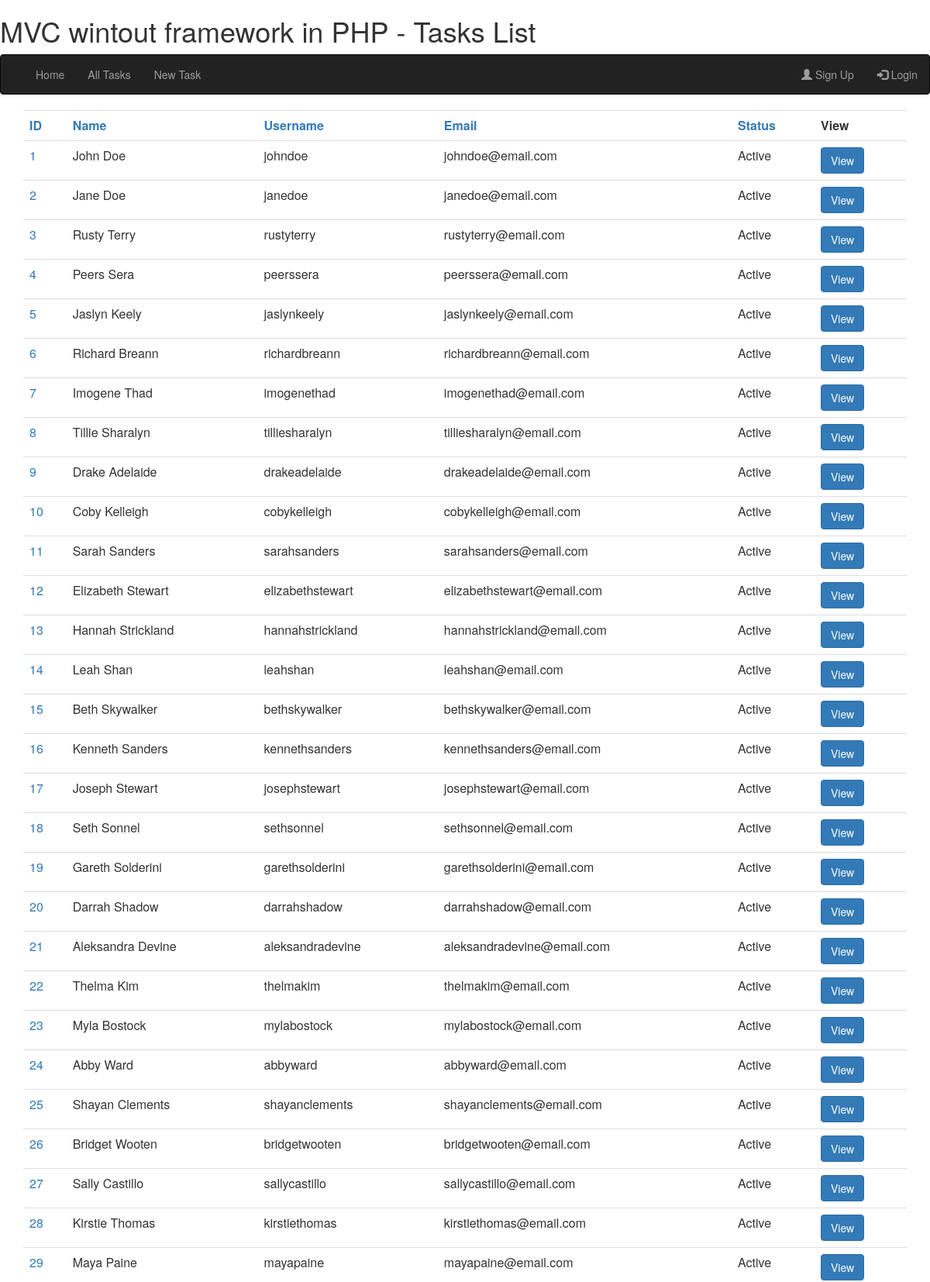
The page /tasks (upper part) on the database its author committed.
### tables this page shows
CREATE TABLE IF NOT EXISTS `tasks` (
  `id` int(11) NOT NULL AUTO_INCREMENT,
  `name` varchar(255) NOT NULL,
  `username` varchar(255) DEFAULT NULL,
  `email` varchar(255) NOT NULL,
  `task` mediumtext NOT NULL,
  `status` int(11) NOT NULL DEFAULT '0',
  PRIMARY KEY (`id`),
  KEY `name` (`name`)
);

### app/app.php (called while the page is built, shortened)
<?PHP
$url = $_SERVER['PHP_SELF'];
$url = str_replace('index.php','',$url);
$request = $_SERVER['REQUEST_URI'];
$request = str_replace($url,'/',$request);
require '../config.php';
require "../routes/route.php";

### www/index.php (called while the page is built, shortened)
<?php
require "../app/app.php";
?>

### config.php (called while the page is built, shortened)
<?php
$site_title = "MVC wintout framework in PHP";
$dbconfig['server'] = "localhost";
$dbconfig['name'] = "database";
$dbconfig['username'] = "username";
$dbconfig['password'] = "password";
$dbconfig['charset'] = "utf8";

### model/database.php (called while the page is built, shortened)
<?php
class DB
{
    private $pdo = null;
    public function __construct()
    {
        global $dbconfig;
        try {
            $this->pdo = new PDO(
                "mysql:host=" . $dbconfig['server'] . ";dbname=" . $dbconfig['name'] . ";charset=" . $dbconfig['charset'], $dbconfig['username'], $dbconfig['password'],
                [
                    PDO::ATTR_ERRMODE => PDO::ERRMODE_EXCEPTION,
                    PDO::ATTR_DEFAULT_FETCH_MODE => PDO::FETCH_ASSOC,
                    PDO::ATTR_EMULATE_PREPARES => false,
                ]
            );
        } catch (Exception $ex) {die($ex->getMessage());}
    }
    public function select($sql, $cond = null)
    {
        $result = false;
        try {
            $this->stmt = $this->pdo->prepare($sql);
            $this->stmt->execute($cond);
            $result = $this->stmt->fetchAll();
        } catch (Exception $ex) {die($ex->getMessage());}
        return $result;
    }
}

### controller/tasks.php (called while the page is built, shortened)
<?php
class Tasks extends DB
{
    public function getall()
    {
        global $get_order;
        if (isset($get_order['sort'])) {
            return $this->select("SELECT * FROM `tasks` order by " . $get_order['sort']);
        } else {
            return $this->select("SELECT * FROM `tasks`");
        }
    }
}

### views/tasks.php (the view, shortened to what this page needs)
<?php
$page_title = "Tasks List";
require "layout/header.php";
?>
<div class="container">
<table class="table table-hover">
<tr>
<th><a href="tasks?sort=id">ID</a></th>
<th><a href="tasks?sort=name">Name</a></th>
<th><a href="tasks?sort=username">Username</a></th>
<th><a href="tasks?sort=email">Email</a></th>
<th><a href="tasks?sort=status">Status</a></th>
<th>View</th>
</tr>
<?php
require "../model/database.php";
require "../controller/tasks.php";
$tasks = new Tasks();
foreach ($tasks->getall() as $u) {
    echo "<tr>";
    echo "<td><a href='task?id=" . $u['id'] . "'> " . $u['id'] . "</td>";
    echo "<td>" . $u['name'] . "</td>";
    echo "<td>" . $u['username'] . "</td>";
    echo "<td>" . $u['email'] . "</td>";
    if($u['status'] == 0) {
        echo "<td> Active </td>";
    } else {
        echo "<td>Not Active </td>";
    }
    echo "<td><a class='btn btn-primary' href='task?id=" . $u['id'] . "'> View </a>";
    echo "</td></tr>";
}
?>
</table>
</div>
<?php
require "layout/footer.php";
?>

### routes/route.php (shortened to what this page needs)
<?php
switch ($request) {
    case '/tasks' :
        require  '../views/tasks.php';
        break;
}

### views/layout/header.php (shortened to what this page needs)
<!DOCTYPE htm>
<html>
<head>
<link rel="stylesheet" href="https://maxcdn.bootstrapcdn.com/bootstrap/3.4.0/css/bootstrap.min.css">
</head>
<body>
<h1><?php echo $site_title. ' - '. $page_title ; ?></h1>
<nav class="navbar navbar-inverse">
  <div class="container-fluid">
    <div class="navbar-header">
      <a class="navbar-brand" href="#"></a>
    </div>
    <ul class="nav navbar-nav">
      <li><a href="./">Home</a></li>
      <li><a href="tasks">All Tasks</a></li>
      <li><a href="newtask">New Task</a></li>
    </ul>
    <ul class="nav navbar-nav navbar-right">
    <?php
    if(isset($_SESSION["loggedin"]) && $_SESSION["loggedin"] === true) {
      $loggedin = true;
      echo '<li><a href="logout"><span class="glyphicon glyphicon-user"></span> logout</a></li>';
    } else {
      echo '<li><a href="#"><span class="glyphicon glyphicon-user"></span> Sign Up</a></li>';
      echo '<li><a href="login"><span class="glyphicon glyphicon-log-in"></span> Login</a></li>';
    }
    ?>
    </ul>
  </div>
</nav>

### views/layout/footer.php (shortened to what this page needs)
</body>
</html>

### rows shown on the page
tasks: id "1", name "John Doe", username "johndoe", email "johndoe@email.com", status "Active"
tasks: id "2", name "Jane Doe", username "janedoe", email "janedoe@email.com", status "Active"
tasks: id "3", name "Rusty Terry", username "rustyterry", email "rustyterry@email.com", status "Active"
tasks: id "4", name "Peers Sera", username "peerssera", email "peerssera@email.com", status "Active"
tasks: id "5", name "Jaslyn Keely", username "jaslynkeely", email "jaslynkeely@email.com", status "Active"
tasks: id "6", name "Richard Breann", username "richardbreann", email "richardbreann@email.com", status "Active"
tasks: id "7", name "Imogene Thad", username "imogenethad", email "imogenethad@email.com", status "Active"
tasks: id "8", name "Tillie Sharalyn", username "tilliesharalyn", email "tilliesharalyn@email.com", status "Active"
tasks: id "9", name "Drake Adelaide", username "drakeadelaide", email "drakeadelaide@email.com", status "Active"
tasks: id "10", name "Coby Kelleigh", username "cobykelleigh", email "cobykelleigh@email.com", status "Active"
tasks: id "11", name "Sarah Sanders", username "sarahsanders", email "sarahsanders@email.com", status "Active"
tasks: id "12", name "Elizabeth Stewart", username "elizabethstewart", email "elizabethstewart@email.com", status "Active"
tasks: id "13", name "Hannah Strickland", username "hannahstrickland", email "hannahstrickland@email.com", status "Active"
tasks: id "14", name "Leah Shan", username "leahshan", email "leahshan@email.com", status "Active"
tasks: id "15", name "Beth Skywalker", username "bethskywalker", email "bethskywalker@email.com", status "Active"
tasks: id "16", name "Kenneth Sanders", username "kennethsanders", email "kennethsanders@email.com", status "Active"
tasks: id "17", name "Joseph Stewart", username "josephstewart", email "josephstewart@email.com", status "Active"
tasks: id "18", name "Seth Sonnel", username "sethsonnel", email "sethsonnel@email.com", status "Active"
tasks: id "19", name "Gareth Solderini", username "garethsolderini", email "garethsolderini@email.com", status "Active"
tasks: id "20", name "Darrah Shadow", username "darrahshadow", email "darrahshadow@email.com", status "Active"
tasks: id "21", name "Aleksandra Devine", username "aleksandradevine", email "aleksandradevine@email.com", status "Active"
tasks: id "22", name "Thelma Kim", username "thelmakim", email "thelmakim@email.com", status "Active"
tasks: id "23", name "Myla Bostock", username "mylabostock", email "mylabostock@email.com", status "Active"
tasks: id "24", name "Abby Ward", username "abbyward", email "abbyward@email.com", status "Active"
tasks: id "25", name "Shayan Clements", username "shayanclements", email "shayanclements@email.com", status "Active"
tasks: id "26", name "Bridget Wooten", username "bridgetwooten", email "bridgetwooten@email.com", status "Active"
tasks: id "27", name "Sally Castillo", username "sallycastillo", email "sallycastillo@email.com", status "Active"
tasks: id "28", name "Kirstie Thomas", username "kirstiethomas", email "kirstiethomas@email.com", status "Active"
tasks: id "29", name "Maya Paine", username "mayapaine", email "mayapaine@email.com", status "Active"

### other values the page prints
$site_title "MVC wintout framework in PHP"
$page_title "Tasks List"
